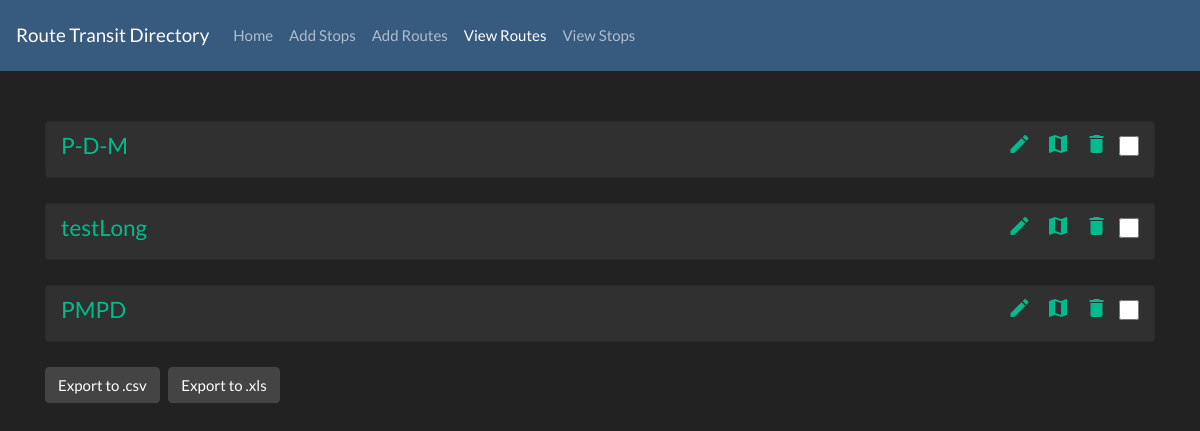
/views/, run on an earlier commit of the app's database.
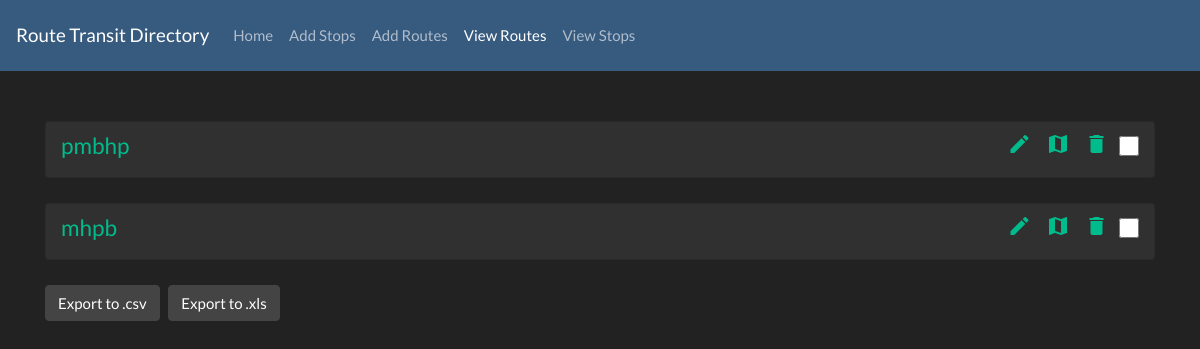
And on a later commit of the database.
### RoutesAndStops/models.py (models this page shows)
class Route(models.Model):
    DIRECTION_CHOICES = [
        ("UP", "UP"),
        ("Down", "Down")
    ]
    STATUS_CHOICES = [
        ("Active", "Active"),
        ("Inactive", "Inactive")
    ]
    TYPE_CHOICES = [
        ("AC", "AC"),
        ("General", "General")
    ]
    name = models.CharField(verbose_name="Route Name", unique=True, blank=False, null=False, max_length=50)
    direction = models.CharField(verbose_name="Direction", null=False, blank=False, choices=DIRECTION_CHOICES, max_length=10)
    status = models.CharField(verbose_name="Status", null=False, blank=False, choices=STATUS_CHOICES, max_length=10)
    list_of_stops = models.TextField(verbose_name="Stops", null=False, blank=False)
    type = models.CharField(verbose_name="Type", null=False, blank=False, choices=TYPE_CHOICES, max_length=10)

### RoutesAndStops/views.py (the view)
# urls.py: 2. Add a URL to urlpatterns:  path('', views.home, name='home')
def views(request):
    try:
        context = dict()
        context['Routes'] = Facade.get_all_routes()
        return render(request, 'RoutesAndStops/Routes/views.html', context=context)
    except Exception as e:
        print(e)

### RoutesAndStops/Facade.py (called while the page is built)
    @classmethod
    def get_all_routes(cls):
        routes = Route.objects.all()
        for route in routes:
            route.list_of_stops = route.list_of_stops.split(',')
        return routes

### templates/RoutesAndStops/Routes/views.html (shortened to what this page needs)
{% extends 'base.html' %}
{% block content %}
{% load crispy_forms_tags %}
<div class="container">
    <div class="panel-group" id="accordion">
    <form action="/get_multiple_routes/" method="post">
        {% for route in Routes %}
        <div class="card" style="padding: 10px 15px 10px 15px; margin-bottom: 25px;">
            <div class="panel panel-default">
                <div class="panel-heading" style="display: flex; justify-content: space-between">
                        <div>
                            <a data-toggle="collapse" data-parent="#accordion" href="#collapse{{ route.id }}">
                                <h4 class="panel-title" >
                                    {{ route.name }}
                                </h4>
                            </a>
                        </div>
                        <div style="justify-content: space-between; display: flex">
                            <span style="margin-right: 15px">
                                <a href="/routes/{{ route.id }}"><i class="material-icons" title="Edit Route">edit</i></a>&nbsp;&nbsp;&nbsp;&nbsp;
                                <a href="/get_map/{{ route.id }}"><i class="material-icons" title="Show on Map">map</i></a>&nbsp;&nbsp;&nbsp;&nbsp;
                                <a href="/delete/{{ route.id }}"><i class="material-icons" title="Delete Route">delete</i></a>&nbsp;&nbsp;&nbsp;&nbsp;
                            </span>
                            <span style="margin-left: 4px">
                                <input type="checkbox" class="form-check-input list_of_routes" name="list_of_routes" title="Show Multiple Routes" value="{{ route.id }}" onclick="check_count()" style="width: 20px; height: 20px">
                            </span>
                        </div>
                </div>
            </div>
        </div>
        {% endfor %}
    <div  style="display: flex; justify-content: space-between">
        <div>
            <a href="{% url 'export_routes' 'csv' %}" class="btn btn-secondary">Export to .csv</a>&nbsp;&nbsp;&nbsp;<a href="{% url 'export_routes' 'xls' %}" class="btn btn-secondary">Export to .xls</a>
        </div>
    </div>
    </form>
    </div>
</div>
{% endblock %}

What changed in the data, as far as the page shows it:
removed Route: name "P-D-M"
removed Route: name "testLong"
removed Route: name "PMPD"
added Route: name "pmbhp"
added Route: name "mhpb"
